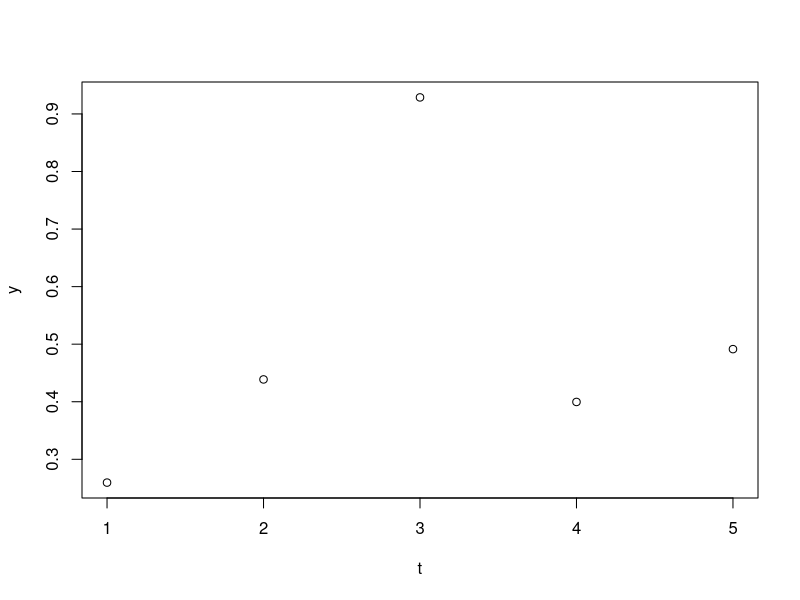

Write the R code that produced this figure. (Note: this script raises an error after producing the figure.)
library(car)
Y <- matrix(c(91, 83, 77, 70, 63, 6, 11, 15, 20, 24, 2, 4, 5, 6, 8, 0.03, 0.10, 0.19, 0.31, 0.40, 0.36, 1.25, 2.48, 3.88, 5), ncol=5)
len <- 5
y <- abs(rnorm(len, 0, 1))

t <- c(1, 2, 3, 4, 5)

plot(t, y)

apinene_modele_prediction<-function(T,theta){
	A<-matrix(c((-theta[1]-theta[2]),0,0,0,0,theta[1],0,0,0,0,theta[2],0,(-theta[3]-theta[4]),0,theta[5],0,0,theta[3],0,0,0,0,theta[4],0,-theta[5]), ncol=5,byrow=TRUE)
	l<-length(T)
	res<-matrix(0,nrow=l,ncol=5)
	for(i in 1:l){
		t=T[i]
		X<-expm(A*t)
		tmp<-apply(X,1,fun)
		tmp<-t(tmp)
		res[i,]<-apply(tmp,1,sum)
	}
	print(res)
	return (res)
}

test <- function(t, theta1, theta2, theta3, theta4, theta5){
	A <- matrix(c((-theta1 - theta2), 0, 0, 0, 0, theta1, 0, 0, 0, 0, theta2, 0, (-theta3 - theta4), 0, theta5, 0, 0, theta3, 0, 0, 0, 0, theta4, 0, -theta5), ncol = 5, byrow = TRUE)
	l <- length(T)
	res <- matrix(0, nrow = l, ncol = 5)
	X <- expm(A * t)
	tmp <- apply(X, 1, fun)
	tmp <- t(tmp)
	res <- apply(tmp, 1, sum)
	print(res)
	print(Y[t[length(t)], ])
	return (sum(Y[t[length(t)], ] - res))
}

reaction <- function(T,theta1, theta2, theta3, theta4, theta5){
	theta <- c(theta1, theta2, theta3, theta4, theta5)
	res <- apinene_modele_prediction(T, theta)
	return (sum(Y[T, ] - res[T, ]))
}

reaction <- function(T,theta){
	#theta <- c(theta1, theta2, theta3, theta4, theta5)
	res <- apinene_modele_prediction(T, theta)
	print(T)
	return (sum(Y[T, ] - res[T, ]))
}

theta0 <- c(0.2, 0.2, 0.2, 0.2, 0.2)
USPop <- data.frame(t, y)

#st <- coef(nls(log(y) ~ log(reaction(t, theta)), USPop, start = list(theta = theta0)))
#res <- nls(y ~ reaction(t, theta1, theta2, theta3, theta4, theta5), start = list(theta1 = 0.2, theta2 = 0.2, theta3 = 0.2, theta4 = 0.2, theta5 = 0.2), data = USPop, trace = T, algorithm = "plinear")
#summary(pop) 

#res <- nls(y ~ test(t, theta), start = list(theta = theta0), data = USPop, trace = T)

res <- nls(y ~ test(t, theta1, theta2, theta3, theta4, theta5), start = list(theta1 = 0.2, theta2 = 0.2, theta3 = 0.2, theta4 = 0.2, theta5 = 0.2), data = USPop, trace = TRUE)